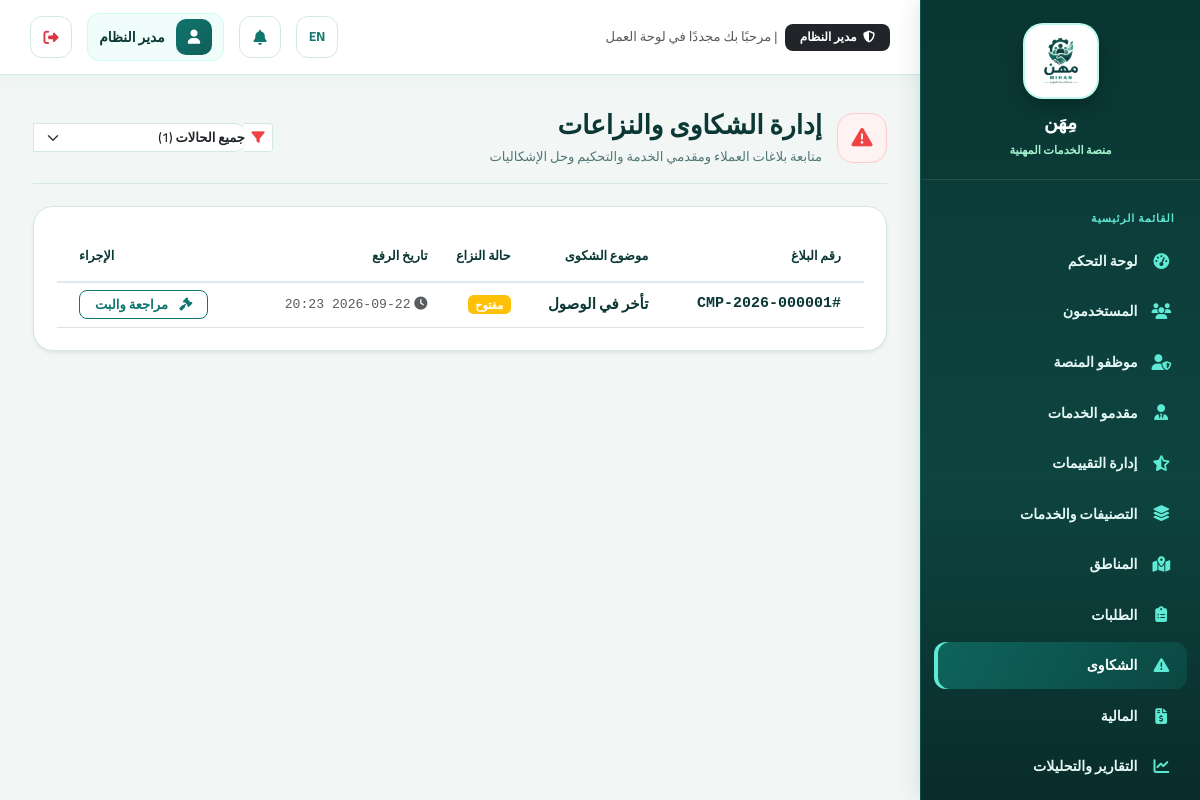
The page /admin/complaints (signed in) on the database its author committed.
### tables this page shows
CREATE TABLE `system_settings` (
  `id` int(11) NOT NULL,
  `key` varchar(100) NOT NULL,
  `value` text DEFAULT NULL,
  `updated_at` datetime DEFAULT current_timestamp() ON UPDATE current_timestamp()
);

CREATE TABLE `users` (
  `id` int(11) NOT NULL,
  `name` varchar(150) NOT NULL,
  `email` varchar(150) NOT NULL,
  `phone` varchar(20) DEFAULT NULL,
  `password_hash` varchar(255) NOT NULL,
  `role` enum('customer','provider','employee','admin') NOT NULL DEFAULT 'customer',
  `profile_photo` varchar(255) DEFAULT NULL,
  `is_active` tinyint(1) NOT NULL DEFAULT 1,
  `is_verified_email` tinyint(1) NOT NULL DEFAULT 0,
  `created_at` datetime DEFAULT current_timestamp(),
  `updated_at` datetime DEFAULT current_timestamp() ON UPDATE current_timestamp()
);

CREATE TABLE `complaints` (
  `id` int(11) NOT NULL,
  `complaint_number` varchar(30) NOT NULL,
  `created_by` int(11) NOT NULL,
  `against_user_id` int(11) DEFAULT NULL,
  `request_id` int(11) DEFAULT NULL,
  `subject` varchar(200) NOT NULL,
  `description` text NOT NULL,
  `status` enum('open','in_review','resolved','rejected','closed') NOT NULL DEFAULT 'open',
  `created_at` datetime DEFAULT current_timestamp(),
  `updated_at` datetime DEFAULT current_timestamp() ON UPDATE current_timestamp()
);

### app/views/admin/complaints.php (the view, shortened to what the rows shown need)
<div class="d-flex flex-wrap justify-content-between align-items-center gap-3 mb-4 pb-3 border-bottom" style="border-color: #d4e7e4 !important;">
  <div class="d-flex align-items-center gap-3">
    <div style="width: 50px; height: 50px; border-radius: 16px; background: #fef2f2; color: #ef4444; display: flex; align-items: center; justify-content: center; font-size: 1.4rem; border: 1.5px solid #fecaca;">
      <i class="fa-solid fa-triangle-exclamation"></i>
    </div>
    <div>
      <h3 class="fw-bold mb-1" style="color: #0b3734;">إدارة الشكاوى والنزاعات</h3>
      <p class="mb-0 small" style="color: #527976;">متابعة بلاغات العملاء ومقدمي الخدمة والتحكيم وحل الإشكاليات</p>
    </div>
  </div>
  <form method="GET" class="d-flex align-items-center gap-2">
    <div class="input-group input-group-sm" style="min-width: 240px;">
      <span class="input-group-text bg-white border-end-0" style="border-color: #d4e7e4; color: #ef4444;"><i class="fa-solid fa-filter"></i></span>
      <select name="status" class="form-select border-start-0 ps-0" style="border-color: #d4e7e4; border-radius: 0 10px 10px 0; font-weight: 600;" onchange="this.form.submit()">
        <option value="">جميع الحالات (<?= count($complaints) ?>)</option>
      </select>
    </div>
  </form>
</div>
<div class="card border-0 shadow-sm overflow-hidden" style="border-radius: 20px; border: 1px solid #d4e7e4 !important; background: #ffffff;">
  <div class="table-responsive">
    <table class="table table-hover align-middle mb-0">
      <thead style="background: #f8fafc; border-bottom: 2px solid #e2e8f0;">
        <tr>
          <th class="ps-4 py-3" style="color: #0b3734; font-weight: 800; font-size: 0.85rem;">رقم البلاغ</th>
          <th class="py-3" style="color: #0b3734; font-weight: 800; font-size: 0.85rem;">موضوع الشكوى</th>
          <th class="py-3" style="color: #0b3734; font-weight: 800; font-size: 0.85rem;">حالة النزاع</th>
          <th class="py-3" style="color: #0b3734; font-weight: 800; font-size: 0.85rem;">تاريخ الرفع</th>
          <th class="text-end pe-4 py-3" style="color: #0b3734; font-weight: 800; font-size: 0.85rem;">الإجراء</th>
        </tr>
      </thead>
      <tbody>
        <?php foreach ($complaints as $c): ?>
          <tr>
            <td class="ps-4">
              <div class="fw-bold font-monospace fs-6" style="color: #0b3734;">#<?= e($c['complaint_number']) ?></div>
            </td>
            <td>
              <div class="fw-bold fs-6" style="color: #0b3734;"><?= e($c['subject']) ?></div>
            </td>
            <td>
              <?= statusBadge($c['status']) ?>
            </td>
            <td class="small text-muted font-monospace">
              <i class="fa-solid fa-clock text-muted me-1"></i><?= formatDate($c['created_at']) ?>
            </td>
            <td class="text-end pe-4">
              <a href="<?= url('/admin/complaints/' . $c['id']) ?>" class="btn btn-sm btn-outline-primary px-3 py-1 fw-bold" style="border-radius: 8px;">
                <i class="fa-solid fa-gavel me-1"></i> مراجعة والبت
              </a>
            </td>
          </tr>
        <?php endforeach; ?>
      </tbody>
    </table>
  </div>
</div>

### app/helpers/helpers.php (shortened to what the rows shown need)
<?php
function currentLang(): string
{
    $default = function_exists('setting') ? (string)setting('default_language', 'ar') : 'ar';
    return Session::get('lang', $default);
}
function __(string $key): string
{
    static $translations = null;
    if ($translations === null) {
        $lang = currentLang();
        $file = __DIR__ . "/../../lang/{$lang}.php";
        $translations = file_exists($file) ? require $file : [];
    }
    return $translations[$key] ?? $key;
}
function langUrl(string $lang): string
{
    $path = parse_url($_SERVER['REQUEST_URI'] ?? '/', PHP_URL_PATH) ?: '/';
    $query = $_GET;
    $query['lang'] = $lang;
    return $path . '?' . http_build_query($query);
}
function e(?string $value): string
{
    return htmlspecialchars($value ?? '', ENT_QUOTES, 'UTF-8');
}
function asset(string $path): string
{
    $cleanPath = ltrim($path, '/');
    $realFile = dirname(__DIR__, 2) . '/public/assets/' . $cleanPath;
    $v = file_exists($realFile) ? filemtime($realFile) : time();
    return BASE_PATH . '/public/assets/' . $cleanPath . '?v=' . $v;
}
function url(string $path = ''): string
{
    return BASE_PATH . '/' . ltrim($path, '/');
}
function formatDate(?string $date): string
{
    return date('Y-m-d H:i', strtotime($date));
}
function statusBadge(string $status): string
{
    $map = [
        'new' => 'secondary', 'pending' => 'warning', 'accepted' => 'info',
        'in_progress' => 'primary', 'completed' => 'success',
        'cancelled' => 'dark', 'rejected' => 'danger',
        'open' => 'warning', 'in_review' => 'info', 'resolved' => 'success', 'closed' => 'secondary',
        'unpaid' => 'danger', 'paid' => 'success', 'refunded' => 'secondary',
    ];
    $color = $map[$status] ?? 'secondary';
    $labels = [
        'new' => ['جديد', 'New'], 'pending' => ['قيد الانتظار', 'Pending'], 'accepted' => ['مقبول', 'Accepted'],
        'in_progress' => ['قيد التنفيذ', 'In Progress'], 'completed' => ['مكتمل', 'Completed'], 'cancelled' => ['ملغى', 'Cancelled'],
        'rejected' => ['مرفوض', 'Rejected'], 'open' => ['مفتوح', 'Open'], 'in_review' => ['قيد المراجعة', 'In Review'],
        'resolved' => ['تم الحل', 'Resolved'], 'closed' => ['مغلق', 'Closed'], 'unpaid' => ['غير مدفوع', 'Unpaid'],
        'paid' => ['مدفوع', 'Paid'], 'refunded' => ['مسترد', 'Refunded'],
    ];
    $label = $labels[$status] ?? [ucfirst(str_replace('_', ' ', $status)), ucfirst(str_replace('_', ' ', $status))];
    return "<span class=\"badge bg-$color\">" . e($label[currentLang() === 'en' ? 1 : 0]) . "</span>";
}
function setting(string $key, $default = null)
{
    static $cache = null;
    if ($cache === null) {
        $cache = [];
        try {
            require_once __DIR__ . '/../models/SystemSetting.php';
            $cache = (new SystemSetting())->allKeyed();
        } catch (Throwable $e) {
            $cache = [];
        }
    }
    return array_key_exists($key, $cache) ? $cache[$key] : $default;
}

### app/core/Router.php (shortened to what the rows shown need)
<?php
class Router
{
    private array $routes = [];
    private function add(string $method, string $path, string $handler): void
    {
        $this->routes[] = compact('method', 'path', 'handler');
    }
    public function dispatch(string $method, string $uri): void
    {
        $uri = strtok($uri, '?');
        $base = BASE_PATH;
        if ($base !== '' && strpos($uri, $base) === 0) {
            $uri = substr($uri, strlen($base));
        }
        $uri = rtrim($uri, '/');
        foreach ($this->routes as $route) {
            if ($route['method'] !== $method) continue;
            $pattern = preg_replace('#\{[a-zA-Z_]+\}#', '([^/]+)', $route['path']);
            $pattern = '#^' . $pattern . '$#u';
            if (preg_match($pattern, $uri, $matches)) {
                array_shift($matches);
                [$controllerName, $methodName] = explode('@', $route['handler']);
                $controller = new $controllerName();
                call_user_func_array([$controller, $methodName], $matches);
                return;
            }
        }
    }
}

### app/views/partials/sidebar.php (shortened to what the rows shown need)
<?php
$role=Auth::role(); $current=parse_url($_SERVER['REQUEST_URI']??'',PHP_URL_PATH) ?: '/';
$links=[];
if($role==='customer') $links=[['fa-gauge-high',__('dashboard'),'/customer/dashboard'],['fa-list-check',__('my_requests'),'/customer/requests'],['fa-file-invoice-dollar','المالية والفواتير','/customer/finance'],['fa-plus-circle',__('new_request'),'/customer/requests/create'],['fa-comment-dots',__('smart_assistant'),'/customer/ai/assistant'],['fa-user-gear',__('search'),'/providers'],['fa-triangle-exclamation',__('complaints'),'/customer/complaints'],['fa-user',__('profile'),'/customer/profile']];
elseif($role==='provider') $links=[['fa-gauge-high',__('dashboard'),'/provider/dashboard'],['fa-inbox',__('incoming_requests'),'/provider/requests'],['fa-wallet','المالية والمدفوعات','/provider/finance'],['fa-star',__('reviews'),'/provider/reviews'],['fa-id-card',__('professional_profile'),'/provider/profile']];
elseif($role==='admin') $links=[['fa-gauge-high',__('dashboard'),'/admin/dashboard'],['fa-users',__('users'),'/admin/users'],['fa-user-shield','موظفو المنصة','/admin/employees'],['fa-user-tie',__('providers'),'/admin/providers'],['fa-star-half-stroke',__('review_management'),'/admin/reviews'],['fa-layer-group',__('categories_services'),'/admin/categories'],['fa-map-location-dot',__('locations'),'/admin/locations'],['fa-clipboard-list',__('requests'),'/admin/requests'],['fa-triangle-exclamation',__('complaints'),'/admin/complaints'],['fa-file-invoice-dollar',__('finance'),'/admin/finance'],['fa-chart-line',__('reports_analytics'),'/admin/reports'],['fa-bell',__('notifications'),'/admin/notifications'],['fa-brain',__('ai'),'/admin/ai'],['fa-chalkboard-teacher','ماهر AI','/admin/mahir'],['fa-gear',__('settings'),'/admin/settings']];
?>
<aside class="dash-sidebar">
 <div class="sidebar-brand"><a href="<?= url('/') ?>" class="sidebar-brand-link"><img class="sidebar-logo" src="<?= asset('images/logo-mihan-original.png') ?>" alt="<?= e(__('app_name')) ?>"><span class="sidebar-brand-text"><?= e(setting('site_name', __('app_name'))) ?><small><?= __('professional_services_platform') ?></small></span></a></div>
 <ul class="sidebar-nav"><li class="sidebar-section"><?= __('main_menu') ?></li>
 <?php foreach($links as $link): $active=str_starts_with($current,rtrim(BASE_PATH.$link[2],'/')); ?><li><a class="<?= $active?'active':'' ?>" href="<?= url($link[2]) ?>"><i class="fa-solid <?= $link[0] ?>"></i><span><?= e($link[1]) ?></span></a></li><?php endforeach; ?>
 </ul>
</aside>

### app/views/partials/topbar.php (shortened to what the rows shown need)
<?php
$userRole = Auth::role();
$roleBadge = [
    'admin' => ['label' => 'مدير النظام', 'color' => 'bg-dark text-white'],
    'employee' => ['label' => 'موظف المنصة', 'color' => 'bg-primary text-white'],
    'provider' => ['label' => 'مقدم خدمة', 'color' => 'bg-info text-dark'],
    'customer' => ['label' => 'عميل مستفيد', 'color' => 'bg-success text-white'],
][$userRole] ?? ['label' => $userRole, 'color' => 'bg-secondary text-white'];
?>
<header class="dash-topbar">
  <div class="d-none d-md-flex align-items-center gap-2">
    <span class="badge <?= $roleBadge['color'] ?> px-3 py-2 fw-bold" style="font-size: 0.8rem; border-radius: 8px;">
      <i class="fa-solid fa-shield-halved me-1"></i> <?= $roleBadge['label'] ?>
    </span>
    <span class="text-muted small">| مرحبًا بك مجددًا في لوحة العمل</span>
  </div>
  <div class="ms-auto d-flex align-items-center gap-2 gap-md-3">
    <a href="<?= e(langUrl(currentLang() === 'ar' ? 'en' : 'ar')) ?>" class="icon-btn" title="تبديل اللغة">
      <span class="fw-bold small"><?= currentLang() === 'ar' ? 'EN' : 'ع' ?></span>
    </a>
    <a href="<?= url(Auth::role() . '/notifications') ?>" class="icon-btn position-relative" title="الإشعارات والتنبيهات">
      <i class="fa-solid fa-bell"></i>
    </a>
    <div class="dash-user">
      <span class="dash-user-avatar">
        <i class="fa-solid fa-user"></i>
      </span>
      <span class="dash-user-name fw-bold"><?= e(Auth::name()) ?></span>
    </div>
    <form method="POST" action="<?= url('/logout') ?>" class="d-inline">
      <button type="submit" class="icon-btn text-danger" title="<?= e(__('logout')) ?>">
        <i class="fa-solid fa-right-from-bracket"></i>
      </button>
    </form>
  </div>
</header>

### rows shown on the page
system_settings: value "مِهَن"
users: role "مدير النظام", name "مدير النظام"
complaints: complaint_number "CMP-2026-000001", subject "تأخر في الوصول", status "مفتوح", created_at "2026-09-22 20:23"

### other values the page prints
$link[1] "لوحة التحكم"
$link[1] "المستخدمون"
$link[1] "موظفو المنصة"
$link[1] "مقدمو الخدمات"
$link[1] "إدارة التقييمات"
$link[1] "التصنيفات والخدمات"
$link[1] "المناطق"
$link[1] "الطلبات"
$link[1] "الشكاوى"
$link[1] "المالية"
$link[1] "التقارير والتحليلات"
